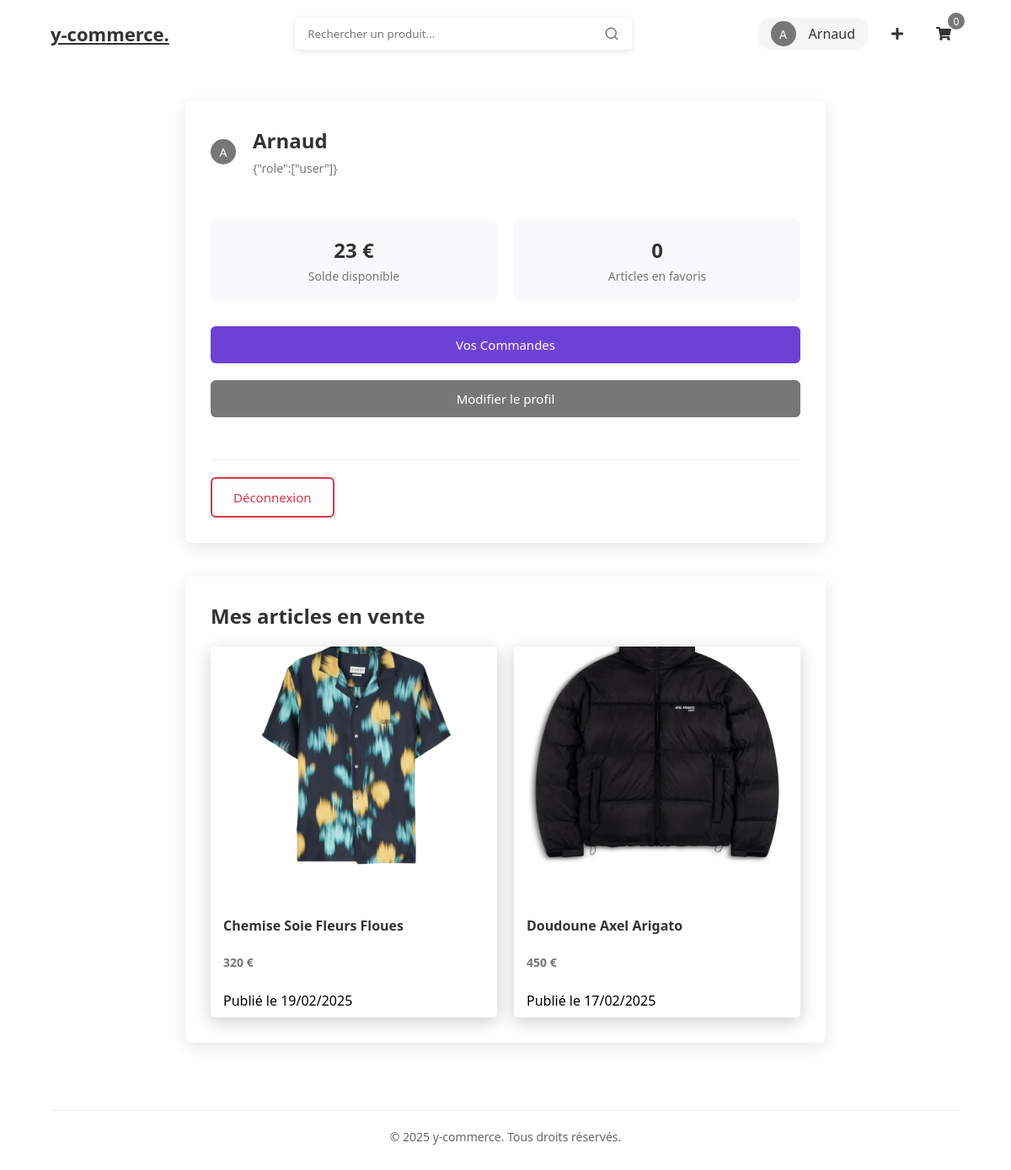
The page /profile.php (signed in) on the database its author committed.
### tables this page shows
CREATE TABLE `user` (
  `id` int(11) NOT NULL,
  `username` varchar(20) NOT NULL,
  `mail` varchar(50) DEFAULT NULL,
  `password` text DEFAULT NULL,
  `balance` float NOT NULL,
  `profil_image` varchar(255) NOT NULL,
  `role` longtext NOT NULL,
  `wishlist` longtext NOT NULL,
  `creation_date` date DEFAULT NULL,
  `modification_date` date DEFAULT NULL
);

CREATE TABLE `article` (
  `id` int(11) NOT NULL,
  `name` varchar(30) NOT NULL,
  `slug` varchar(128) NOT NULL,
  `description` text NOT NULL,
  `publication_date` date NOT NULL,
  `modification_date` date NOT NULL,
  `image_link` varchar(128) NOT NULL,
  `owner_id` int(11) NOT NULL,
  `price` float NOT NULL
);

### api/crud/crud_user.php (called while the page is built, shortened)
<?php
require_once dirname(__DIR__) . '/config/config.php';
function getUserById($id) {
    global $conn;
    $sql = "SELECT * FROM user WHERE id = ?";
    $stmt = $conn->prepare($sql);
    $stmt->bind_param("i", $id);
    $stmt->execute();
    $result = $stmt->get_result();
    $user = $result->fetch_assoc();
    return $user;
}
?>

### api/crud/crud_article.php (called while the page is built, shortened)
<?php
require_once dirname(__DIR__) . '/config/config.php';
function getUserArticles($userId) {
    global $conn;
    $sql = "SELECT a.*, u.username as Author
            FROM article a
            JOIN user u ON a.owner_id = u.id
            WHERE a.owner_id = ?
            ORDER BY a.publication_date DESC";
    $stmt = $conn->prepare($sql);
    $stmt->bind_param("i", $userId);
    $stmt->execute();
    $result = $stmt->get_result();
    return $result->fetch_all(MYSQLI_ASSOC);
}
?>

### profile.php (the view, shortened to what this page needs)
<?php
require_once "api/crud/crud_article.php";
require_once "api/crud/crud_command.php";
require_once "api/crud/crud_user.php";
?>
<!DOCTYPE html>
<html lang="fr">
<head>
    <link rel="stylesheet" href="css/style.css">
</head>
<body>
    <?php include 'includes/navbar.php'; ?>
    <div class="user-profile-container">
        <div class="user-profile-card">
            <div class="user-header">
                <div class="user-avatar">
                    <?= strtoupper(substr($user["username"], 0, 1)) ?>
                </div>
                <div class="user-info-header">
                    <h1><?= htmlspecialchars($user['username']) ?></h1>
                    <span class="user-role"><?= htmlspecialchars($user['role']) ?></span>
                </div>
            </div>
            <div class="user-stats">
                <div class="stat-card">
                    <div class="stat-value"><?= htmlspecialchars($user['balance']) ?> €</div>
                    <div class="stat-label">Solde disponible</div>
                </div>
                <div class="stat-card">
                    <div class="stat-value">
                        <?php
                            $wishlist = json_decode($user['wishlist'], true);
                            echo count($wishlist['wishlist'] ?? []);
                        ?>
                    </div>
                    <div class="stat-label">Articles en favoris</div>
                </div>
            </div>
            <form action="order.php" method="post" class="profile-actions">
                <button type="submit" class="user-action-btn show-commands">
                    Vos Commandes
                </button>
            </form>
            <form action="edit_profile.php" method="post" class="profile-actions">
                <button type="submit" class="user-action-btn update-profile-btn">
                    Modifier le profil
                </button>
            </form>
            <div class="balance-section">
                <button type="button" onclick="logout()" class="user-action-btn logout-btn">
                    Déconnexion
                </button>
            </div>
        </div>
        <?php
        $userArticles = getUserArticles($user['id']);
        if (!empty($userArticles)): ?>
            <div class="user-articles">
                <h2>Mes articles en vente</h2>
                <div class="articles-grid">
                    <?php foreach ($userArticles as $article): ?>
                        <div class="product-card" onclick="window.location.href='article.php?id=<?= $article['id'] ?>&slug=<?= $article['slug'] ?>'">
                            <img src="<?= htmlspecialchars($article['image_link']) ?>" alt="<?= htmlspecialchars($article['name']) ?>" class="product-image">
                            <div class="product-info">
                                <h3 class="product-name"><?= htmlspecialchars($article['name']) ?></h3>
                                <p class="product-price"><?= htmlspecialchars($article['price']) ?> €</p>
                                <p class="product-date">Publié le <?= date('d/m/Y', strtotime($article['publication_date'])) ?></p>
                            </div>
                        </div>
                    <?php endforeach; ?>
                </div>
            </div>
        <?php endif; ?>
    </div>
    <?php include 'includes/footer.php'; ?>
</body>
</html>

### includes/navbar.php (shortened to what this page needs)
<?php
require_once 'api/crud/crud_article.php';
require_once 'api/crud/crud_user.php';
?>
<nav class="navbar" id="navbar">
    <a class="brand" href="/y-commerce">y-commerce.</a>
    <form action="/y-commerce" method="get" class="search-bar">
        <input type="text" class="search-input" placeholder="Rechercher un produit..." name="search-bar">
    </form>
    <div class="nav-icons">
        <?php if (isset($_SESSION['user'])): ?>
            <a href="profile.php" class="user-info">
                <div class="user-avatar">
                    <?php
                        $user_session = getUserById($_SESSION["user"]);
                        echo strtoupper(substr($user_session["username"], 0, 1));
                    ?>
                </div>
                <span class="user-name"><?= htmlspecialchars($user_session["username"]) ?></span>
            </a>
            <a href="create_article.php" class="nav-icon" title="Créer un article">
                <i class="fas fa-plus"></i>
            </a>
        <?php else: ?>
            <a href="login.php" class="nav-icon">
                <i class="fas fa-user"></i>
            </a>
        <?php endif; ?>
        <a href="cart.php" class="nav-icon">
            <i class="fas fa-shopping-cart"></i>
            <?php
            $count = 0;
            ?>
            <span class="cart-badge"><?= $count ?></span>
        </a>
    </div>
</nav>

### css/style.css (style rules this page uses)
* { margin: 0; padding: 0; box-sizing: border-box; font-family: 'Segoe UI', Tahoma, Geneva, Verdana, sans-serif; }
body { background-color: #fff; }
.navbar { display: flex; justify-content: space-between; align-items: center; padding: 20px 5%; background: none; margin-bottom: 35px; position: fixed; top: 0; width: 100%; z-index: 1000; }
.nav-icons { display: flex; align-items: center; }
.nav-icon { position: relative; display: flex; align-items: center; justify-content: center; width: 40px; height: 40px; margin-left: 15px; color: #333; transition: color 0.3s; text-decoration: none; }
.cart-badge { position: absolute; top: -5px; right: -5px; background-color: #777; color: white; font-size: 12px; width: 20px; height: 20px; border-radius: 50%; display: flex; align-items: center; justify-content: center; }
.user-info { text-decoration: none; appearance: none; display: flex; align-items: center; gap: 15px; padding: 4px 15px; background-color: #f5f5f5; border-radius: 15px; transition: all 0.3s ease; }
.user-name { color: #333; font-weight: 500; }
.brand { font-size: 22px; font-weight: bold; color: #333; outline: none; appearance: none; }
.search-bar { display: flex; align-items: center; position: relative; }
.search-input { padding: 10px 40px 10px 15px; width: 400px; border: none; border-radius: 5px; outline: none; box-shadow: 0 2px 8px rgba(0, 0, 0, 0.1); }
.search-icon { position: absolute; right: 15px; color: #777; cursor: pointer; }
.product-card { background-color: white; border-radius: 5px; overflow: hidden; box-shadow: 0 5px 20px rgba(0, 0, 0, 0.2); transition: transform 0.3s, box-shadow 0.3s; cursor: pointer; }
.product-image { width: 100%; height: 300px; object-fit: cover; }
.product-info { padding: 15px; display: flex; flex-direction: column; justify-content: space-between; gap: 15px; height: 135px; }
.product-name { font-size: 16px; color: #333; margin-bottom: 8px; }
.product-price { font-size: 14px; font-weight: bold; color: #777; margin-bottom: 10px; }
.user-profile-container { max-width: 800px; margin: 120px auto 40px; padding: 0 20px; }
.user-profile-card { background-color: white; border-radius: 8px; box-shadow: 0 5px 20px rgba(0, 0, 0, 0.1); padding: 30px; }
.user-header { display: flex; align-items: center; gap: 20px; margin-bottom: 30px; padding-bottom: 20px; }
.user-avatar { text-decoration: none; width: 30px; height: 30px; font-size: 14px; border-radius: 50%; background-color: #777; display: flex; align-items: center; justify-content: center; color: white; }
.user-info-header h1 { font-size: 24px; color: #333; margin-bottom: 5px; }
.user-role { color: #777; font-size: 14px; }
.user-stats { display: grid; grid-template-columns: repeat(auto-fit, minmax(200px, 1fr)); gap: 20px; margin-bottom: 30px; }
.stat-card { background-color: #f8f9fa; padding: 20px; border-radius: 6px; text-align: center; }
.stat-value { font-size: 24px; color: #333; font-weight: bold; margin-bottom: 5px; }
.stat-label { color: #777; font-size: 14px; }
.user-action-btn { padding: 12px 25px; border: none; border-radius: 6px; font-size: 15px; cursor: pointer; transition: all 0.3s ease; }
.logout-btn { background-color: white; color: #dc3545; border: 2px solid #dc3545; }
.update-profile-btn { background-color: #777; color: white; width: 100%; margin-bottom: 20px; }
.show-commands { background-color: #6e41d6; color: white; width: 100%; margin-bottom: 20px; }
.user-articles { margin-top: 40px; background: white; padding: 30px; border-radius: 8px; box-shadow: 0 5px 20px rgba(0, 0, 0, 0.1); }
.user-articles h2 { margin-bottom: 20px; color: #333; font-size: 24px; }
.articles-grid { display: grid; grid-template-columns: repeat(auto-fill, minmax(250px, 1fr)); gap: 20px; }
.balance-section { margin-top: 30px; padding-top: 20px; border-top: 1px solid #eee; }

### rows shown on the page
user: username "A", username "Arnaud", role "{\"role\":[\"user\"]}", balance "23", wishlist "0"
article: image_link (picture), name "Chemise Soie Fleurs Floues", price "320", publication_date "19/02/2025"
article: image_link (picture), name "Doudoune Axel Arigato", price "450", publication_date "17/02/2025"

### other values the page prints
$count "0"
